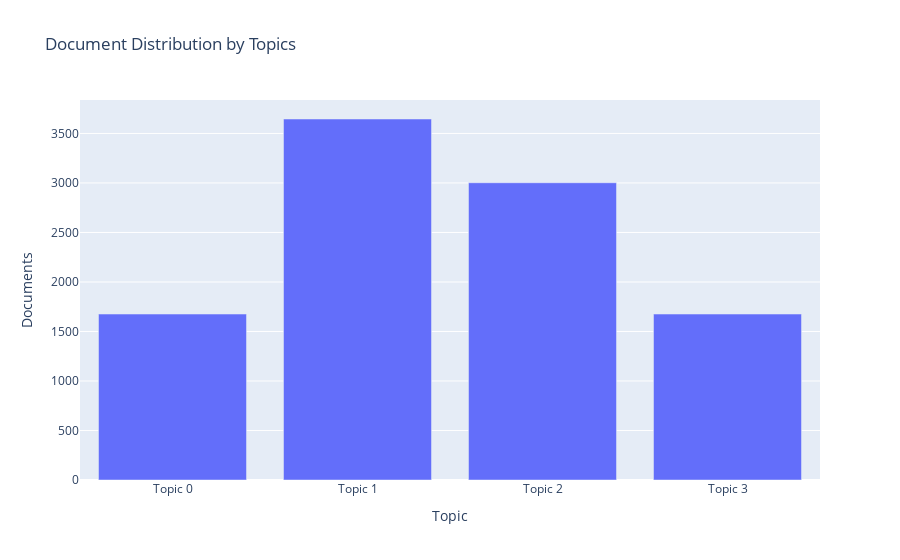

This figure's notebook cell:
### Code cell
lda = create_model('lda', multi_core = True)
plot_model(lda,plot='topic_distribution')

### Figure 1 — Plotly figure (JSON) as saved in the notebook; plotly's stock layout.template omitted (floating-point values rounded to 4 significant figures)
{"data": [{"alignmentgroup": "True", "customdata": [["say, people, police, kill, man, attack, report, tell, group, take"], ["trump, say, go, people, make, get, know, would, think, campaign"], ["say, would, government, official, trump, also, military, country, former, election"], ["say, would, state, law, year, percent, vote, government, rule, federal"]], "hovertemplate": "Topic=%{x}<br>Documents=%{y}<br>Keyword=%{customdata[0]}<extra></extra>", "legendgroup": "", "marker": {"color": "#636efa", "pattern": {"shape": ""}}, "name": "", "offsetgroup": "", "orientation": "v", "showlegend": false, "textposition": "auto", "type": "bar", "x": ["Topic 0", "Topic 1", "Topic 2", "Topic 3"], "xaxis": "x", "y": [1676, 3646, 3002, 1676], "yaxis": "y"}], "layout": {"barmode": "relative", "legend": {"tracegroupgap": 0}, "title": {"text": "Document Distribution by Topics"}, "xaxis": {"anchor": "y", "domain": [0, 1], "title": {"text": "Topic"}}, "yaxis": {"anchor": "x", "domain": [0, 1], "title": {"text": "Documents"}}}}
